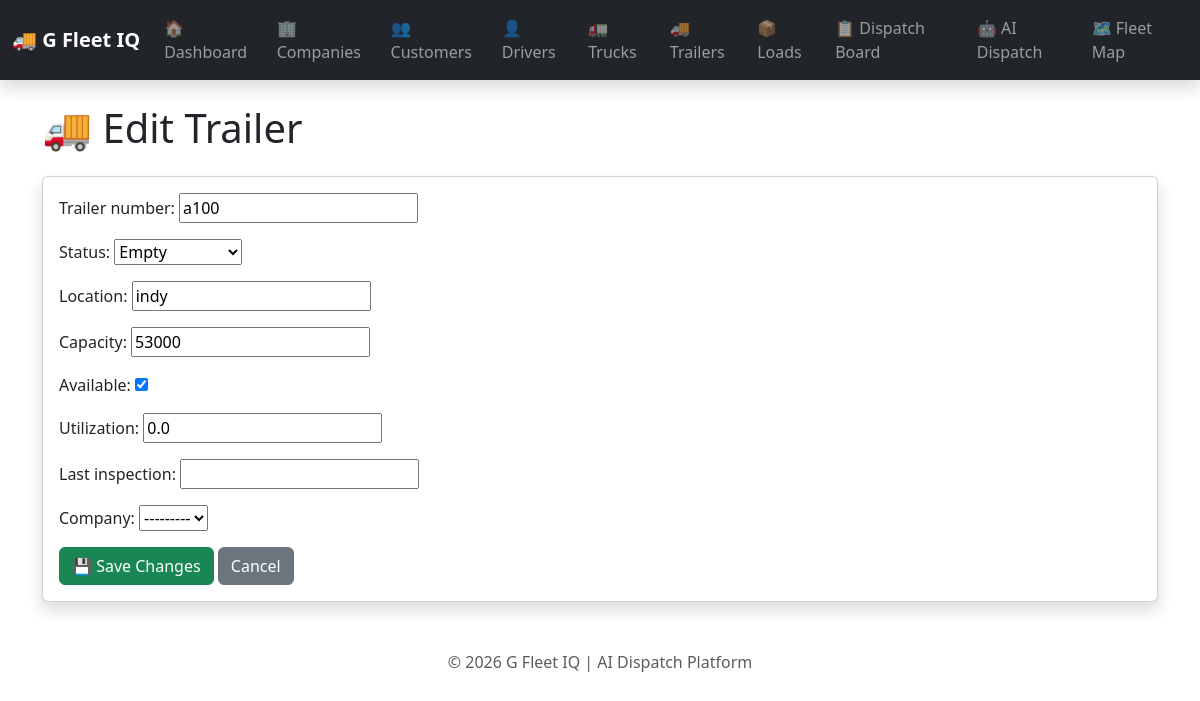
The app's page /trailers/1/edit/, older data.
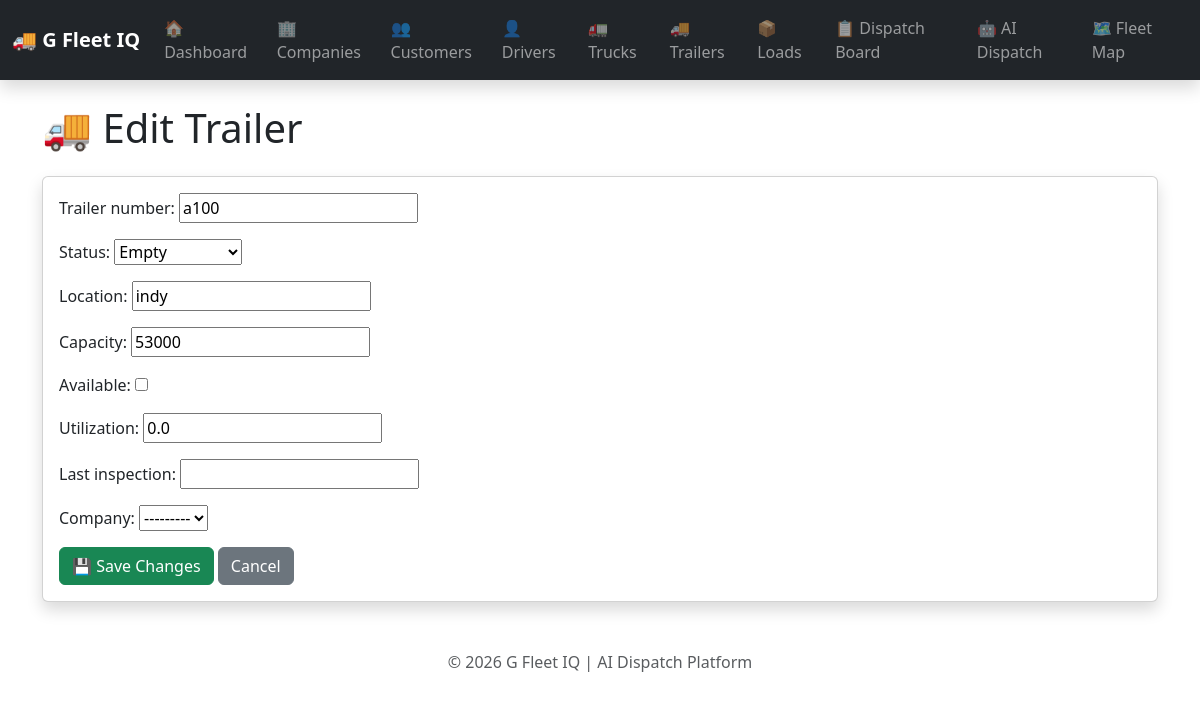
The same page, newer data.
### fleet/models.py (models this page shows, shortened)
class Trailer(models.Model):
    STATUS_CHOICES=[("Empty","Empty"),("Loaded","Loaded"),("Maintenance","Maintenance"),("Out of Service","Out of Service")]
    trailer_number=models.CharField(max_length=50,unique=True)
    status=models.CharField(max_length=20,choices=STATUS_CHOICES,default="Empty")
    location=models.CharField(max_length=200,blank=True,default="")
    capacity=models.IntegerField(default=53000)
    available=models.BooleanField(default=True)
    utilization=models.FloatField(default=0)
    last_inspection=models.DateField(null=True,blank=True)
    company=models.ForeignKey(Company,on_delete=models.CASCADE,related_name="trailers",null=True,blank=True)

### dashboard/views.py (the view)
# urls.py: path("trailers/<int:trailer_id>/edit/", views.edit_trailer, name="edit_trailer"),
def edit_trailer(request, trailer_id):
    trailer = get_object_or_404(Trailer, id=trailer_id)
    form = TrailerForm(
        request.POST or None,
        instance=trailer,
    )
    if request.method == "POST" and form.is_valid():
        form.save()
        return redirect("trailers")
    return render(
        request,
        "dashboard/edit_trailer.html",
        {
            "trailer": trailer,
            "form": form,
        },
    )

### dashboard/forms.py
class TrailerForm(forms.ModelForm):
    class Meta:
        model = Trailer
        fields = "__all__"

### dashboard/templates/dashboard/edit_trailer.html (shortened to what this page needs)
{% extends "dashboard/base.html" %}
{% block content %}
<h1 class="mb-4">🚚 Edit Trailer</h1>
<div class="card shadow">
    <div class="card-body">
        <form method="POST">
            {{ form.as_p }}
            <button type="submit" class="btn btn-success">
                💾 Save Changes
            </button>
            <a href="{% url 'trailers' %}" class="btn btn-secondary">
                Cancel
            </a>
        </form>
    </div>
</div>
{% endblock %}

Row changes from the older to the newer data that the page shows:
changed Trailer "Empty": available "☑" → "☐"
